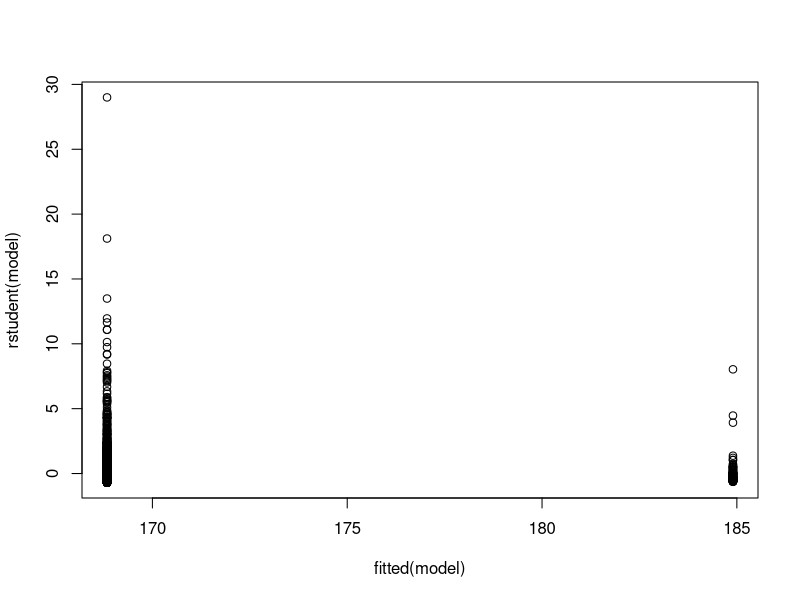
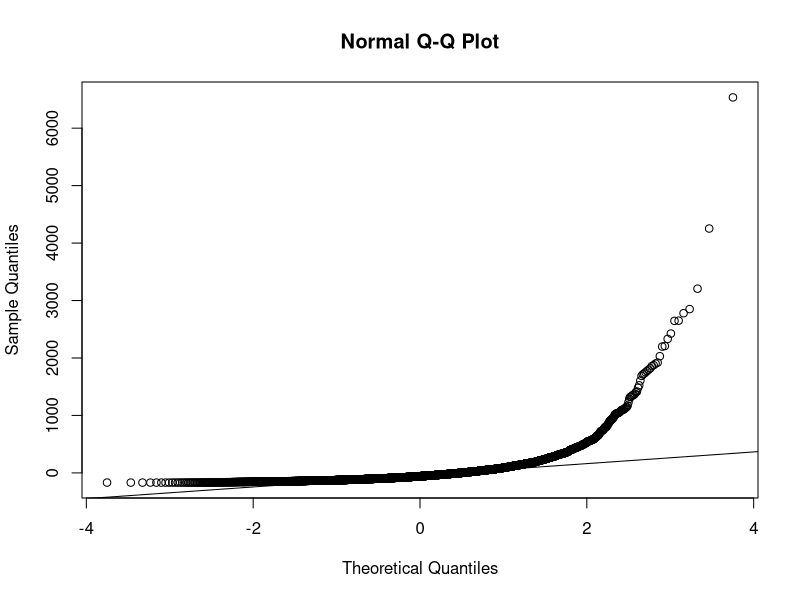
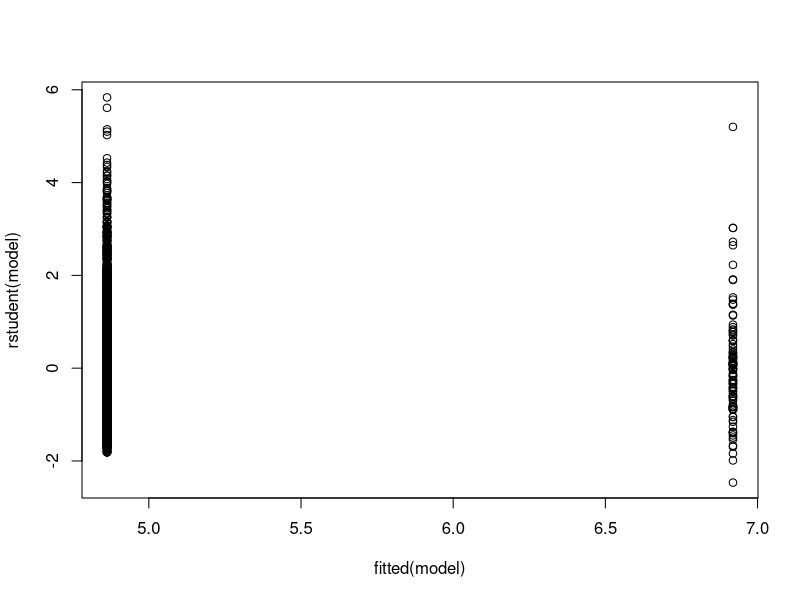
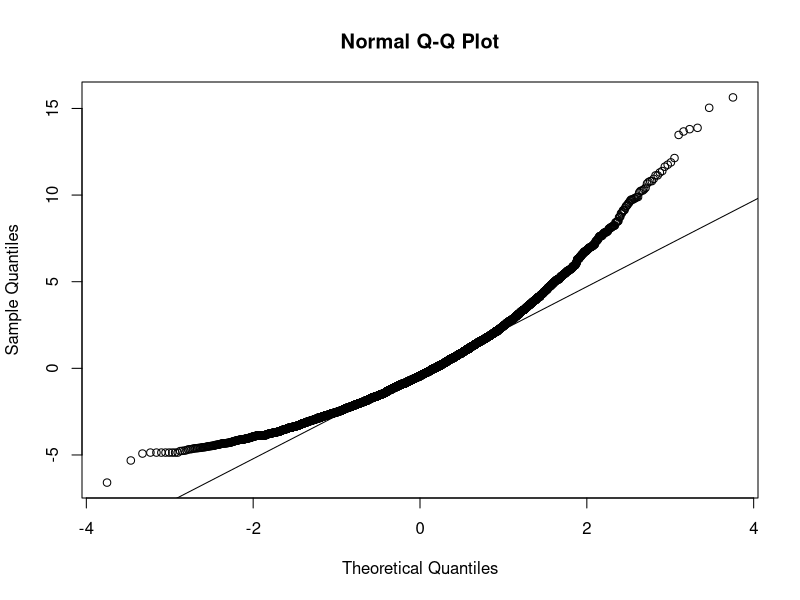
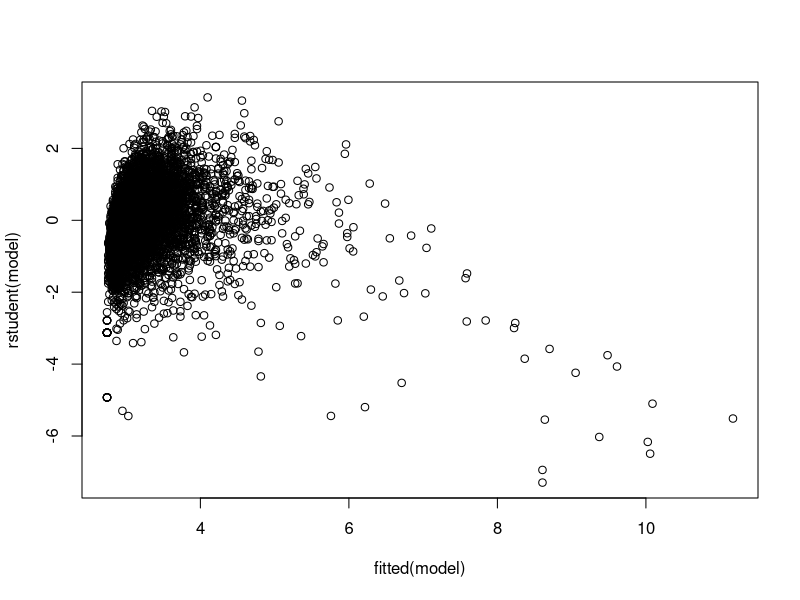
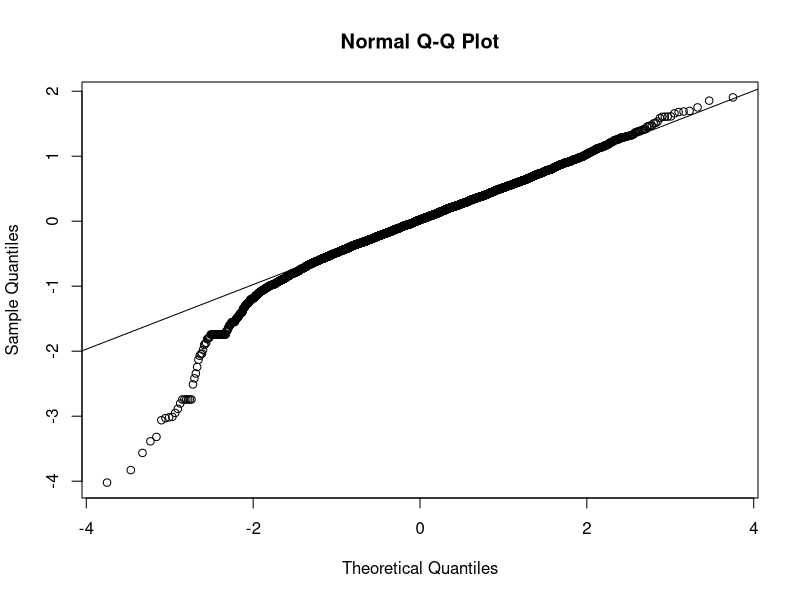
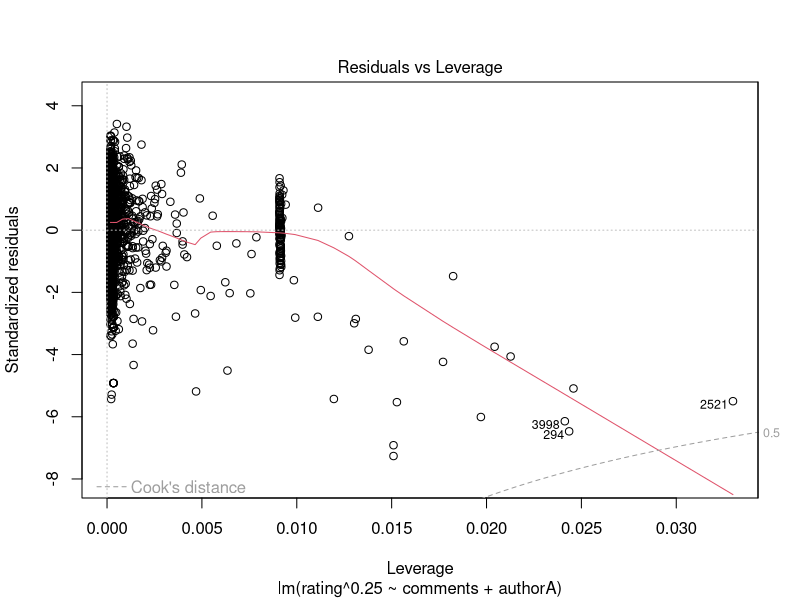

Write R code to recreate these figures, in order.
## ---- chunk 1
knitr::opts_chunk$set(echo = TRUE)
options(contrasts = c("contr.sum", "contr.poly"))
## ---- chunk 2
# Data for all SCP articles
data1 <- read.table("data-3-09-21.txt", header=T)

# Data for author A
data2 <- read.table("author-data.txt", header=T)
## ---- chunk 3

scp1 <- as.integer(data1$scp_number)
rating1 <- as.integer(data1$rating)
comments1 <- as.integer(data1$comments)
## ---- chunk 4

scp2 <- c()

for (i in 0:length(data2$SCP)) {
  str <- data2$SCP[i]
  if (length(str) > 0 && startsWith(str, "SCP-")) {
    scp2 <- append(scp2, as.integer(substring(str, 5)))
  }
}

rating2 <- as.integer(data2$Rating)
comments2 <- as.integer(data2$Comments)
## ---- chunk 5

group <- c()
authora <- c()

for (i in 1:length(scp1)) {
  if (length(which(scp2 == scp1[i])) > 0) {
    group <- append(group, 2)
    authora <- append(authora, 1)
    
  } else {
    group <- append(group, 1)
    authora <- append(authora, 0)
  }
}

all.data <- data.frame(
  scp=scp1, 
  rating=rating1, 
  comments=comments1, 
  group=as.factor(group),
  ratio=rating1 / (comments1 + 1),
  authorA=authora)

all.data <- subset(all.data, scp != 1)
group1 <- subset(all.data, group == 1)
group2 <- subset(all.data, group == 2)
## ---- chunk 6
head(all.data)
head(group1)
head(group2)
nrow(all.data) # Total number of observations
nrow(group1) # Number of replicates in group 1
nrow(group2) # Number of replicates in group 2
mean(group1$rating)
mean(group2$rating)
mean(group1$rating / (group1$comments + 1))
mean(group2$rating / (group2$comments + 1))
## ---- chunk 7

model <- lm(rating~group, all.data)
sigmahat <- summary(model)$sigma
sigmahat # Residual standard error
plot(fitted(model), rstudent(model))
qqnorm(resid(model))
qqline(resid(model))
## ---- chunk 8
thetahat <- mean(group2$rating) - mean(group1$rating)
d <- thetahat / ((1 / 5587 + 1 / 110) * sigmahat ^ 2)
pvalue <- 1 - pt(d, 5695)
pvalue
## ---- chunk 9
model <- lm(ratio~group, all.data)
sigmahat <- summary(model)$sigma
sigmahat # Residual standard error
plot(fitted(model), rstudent(model))
qqnorm(resid(model))
qqline(resid(model))
## ---- chunk 10
thetahat <- mean(group2$ratio) - mean(group1$ratio)
d <- thetahat / ((1 / 5587 + 1 / 110) * sigmahat ^ 2)
pvalue <- 1 - pt(d, 5695)
pvalue
## ---- chunk 11
model.data <- subset(all.data, scp != 173)
model.data <- subset(model.data, scp != 682)
model.data <- subset(model.data, scp != 106)
model.data <- subset(model.data, scp != 579)
model.data <- subset(model.data, scp != 49)
## ---- chunk 12
model <- lm(rating ^ 0.25 ~ comments + authorA, model.data)
plot(fitted(model), rstudent(model))
qqnorm(resid(model))
qqline(resid(model))
## ---- chunk 13
plot(model, which=5)
## ---- chunk 14
summary(model)
